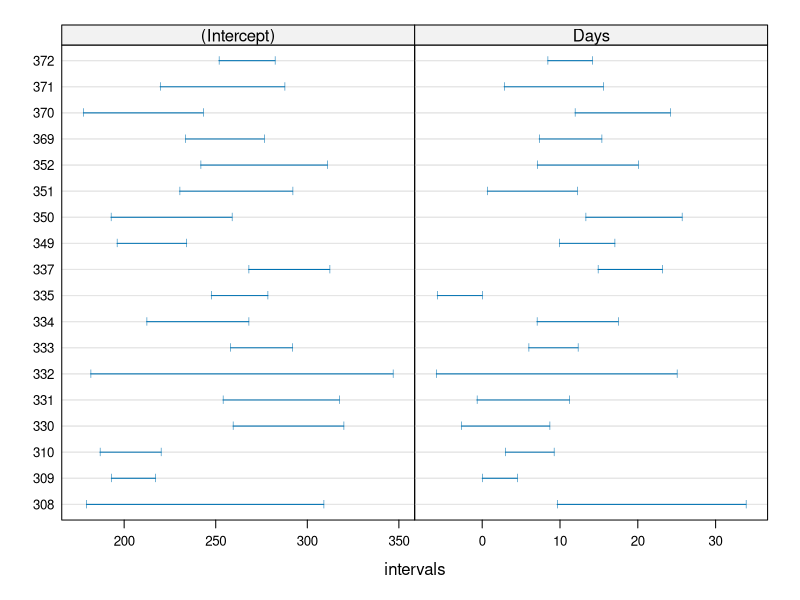

Generate this figure with R:
library(lme4)


### Name: lmList
### Title: Fit List of lm or glm Objects with a Common Model
### Aliases: lmList plot.lmList
### Keywords: models

### ** Examples

fm.plm  <- lmList(Reaction ~ Days | Subject, sleepstudy)
coef(fm.plm)
fm.2  <- update(fm.plm, pool = FALSE)
## coefficients are the same, "pooled or unpooled":
stopifnot( all.equal(coef(fm.2), coef(fm.plm)) )

(ci <- confint(fm.plm)) # print and rather *see* :
plot(ci)                # how widely they vary for the individuals
